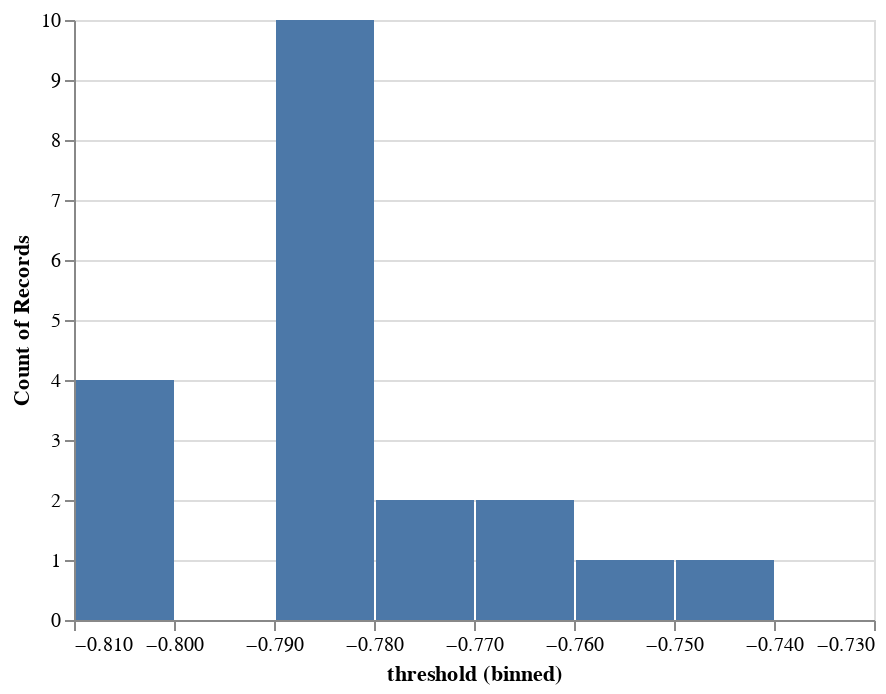
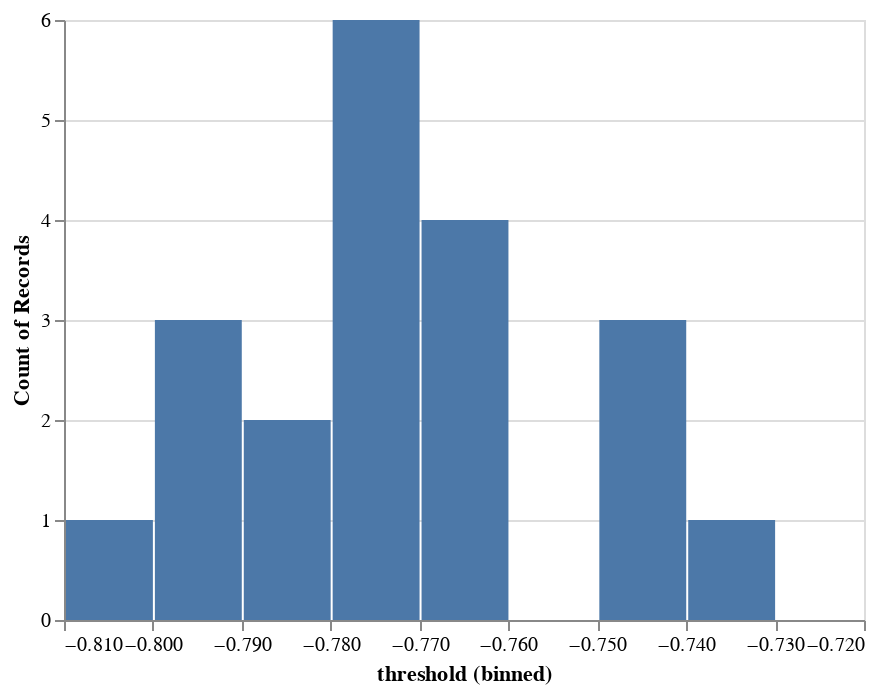
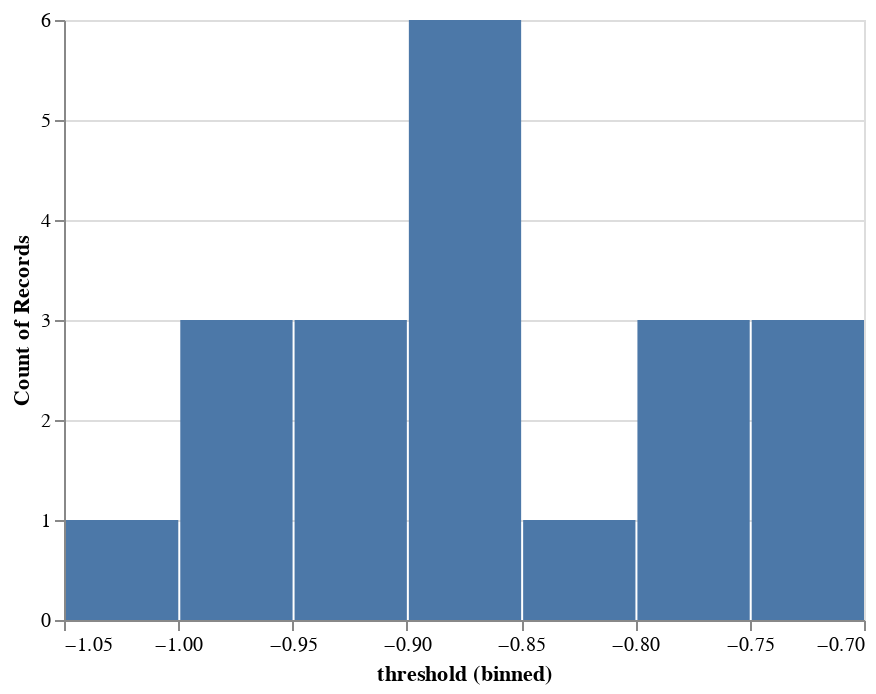
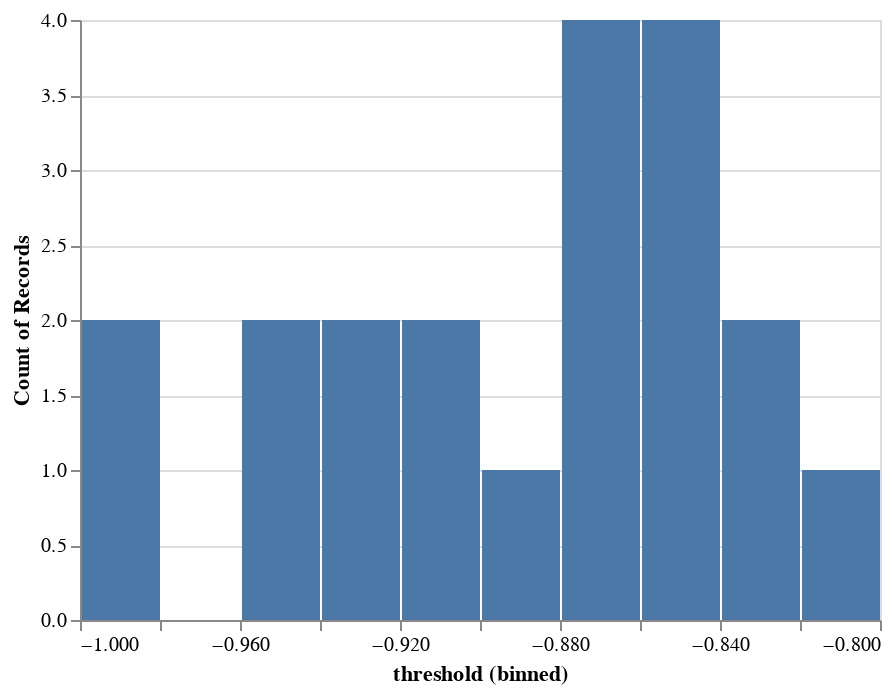

Notebook source saved alongside these figures, in order:
### Code cell
for i in range(0, 4):
    chart = alt.Chart(list_of_all[i]).mark_bar().encode(
        alt.X("threshold", bin=True),
        y='count()',
    )
    chart.display()

### Figure 1 — Vega-Lite specification as saved in the notebook (floating-point values rounded to 4 significant figures)
{"config": {"view": {"continuousWidth": 400, "continuousHeight": 300}}, "data": {"name": "data-693bdee0ddeda235a9610ace64dc76ec"}, "mark": "bar", "encoding": {"x": {"type": "quantitative", "bin": true, "field": "threshold"}, "y": {"type": "quantitative", "aggregate": "count"}}, "$schema": "https://vega.github.io/schema/vega-lite/v4.8.1.json", "datasets": {"data-693bdee0ddeda235a9610ace64dc76ec": [{"Unnamed: 0": 3, "method": "PCA", "confusion_matrix": "[[333954  70571]\n [ 23338  31498]]", "matthews_cc": 0.3119, "threshold": -0.7838, "accuracy": 0.7956}, {"Unnamed: 0": 8, "method": "PCA", "confusion_matrix": "[[334512  68610]\n [ 23692  31589]]", "matthews_cc": 0.3162, "threshold": -0.7898, "accuracy": 0.7986}, {"Unnamed: 0": 13, "method": "PCA", "confusion_matrix": "[[334402  69394]\n [ 23332  32233]]", "matthews_cc": 0.3207, "threshold": -0.7838, "accuracy": 0.7981}, {"Unnamed: 0": 18, "method": "PCA", "confusion_matrix": "[[334573  69205]\n [ 23601  31024]]", "matthews_cc": 0.3108, "threshold": -0.7898, "accuracy": 0.7975}, {"Unnamed: 0": 23, "method": "PCA", "confusion_matrix": "[[333632  71982]\n [ 21272  32475]]", "matthews_cc": 0.3273, "threshold": -0.7477, "accuracy": 0.797}, {"Unnamed: 0": 28, "method": "PCA", "confusion_matrix": "[[333810  67784]\n [ 25237  31572]]", "matthews_cc": 0.3095, "threshold": -0.8078, "accuracy": 0.7971}, {"Unnamed: 0": 33, "method": "PCA", "confusion_matrix": "[[334495  69330]\n [ 23793  31743]]", "matthews_cc": 0.3147, "threshold": -0.7898, "accuracy": 0.7973}, {"Unnamed: 0": 38, "method": "PCA", "confusion_matrix": "[[334419  69494]\n [ 23014  31476]]", "matthews_cc": 0.3167, "threshold": -0.7838, "accuracy": 0.7982}, {"Unnamed: 0": 43, "method": "PCA", "confusion_matrix": "[[332789  72271]\n [ 23305  30996]]", "matthews_cc": 0.3035, "threshold": -0.7658, "accuracy": 0.7919}, {"Unnamed: 0": 48, "method": "PCA", "confusion_matrix": "[[334554  67922]\n [ 23095  32832]]", "matthews_cc": 0.3306, "threshold": -0.8078, "accuracy": 0.8014}, {"Unnamed: 0": 53, "method": "PCA", "confusion_matrix": "[[334288  71481]\n [ 20881  32711]]", "matthews_cc": 0.3329, "threshold": -0.7598, "accuracy": 0.7989}, {"Unnamed: 0": 58, "method": "PCA", "confusion_matrix": "[[334116  67637]\n [ 26049  30601]]", "matthews_cc": 0.2982, "threshold": -0.8078, "accuracy": 0.7956}, {"Unnamed: 0": 63, "method": "PCA", "confusion_matrix": "[[332386  71251]\n [ 24498  31226]]", "matthews_cc": 0.301, "threshold": -0.7898, "accuracy": 0.7916}, {"Unnamed: 0": 68, "method": "PCA", "confusion_matrix": "[[335987  67907]\n [ 22457  32052]]", "matthews_cc": 0.3291, "threshold": -0.7838, "accuracy": 0.8029}, {"Unnamed: 0": 73, "method": "PCA", "confusion_matrix": "[[331855  73343]\n [ 22414  31749]]", "matthews_cc": 0.3111, "threshold": -0.7658, "accuracy": 0.7915}, {"Unnamed: 0": 78, "method": "PCA", "confusion_matrix": "[[336137  66341]\n [ 24362  31563]]", "matthews_cc": 0.3191, "threshold": -0.8078, "accuracy": 0.8021}, {"Unnamed: 0": 83, "method": "PCA", "confusion_matrix": "[[335414  68426]\n [ 22630  32891]]", "matthews_cc": 0.3325, "threshold": -0.7898, "accuracy": 0.8018}, {"Unnamed: 0": 88, "method": "PCA", "confusion_matrix": "[[332179  71316]\n [ 24112  30796]]", "matthews_cc": 0.2998, "threshold": -0.7778, "accuracy": 0.7918}, {"Unnamed: 0": 93, "method": "PCA", "confusion_matrix": "[[333572  69591]\n [ 25102  31096]]", "matthews_cc": 0.3016, "threshold": -0.7898, "accuracy": 0.7939}, {"Unnamed: 0": 98, "method": "PCA", "confusion_matrix": "[[334654  69475]\n [ 21769  32505]]", "matthews_cc": 0.3317, "threshold": -0.7718, "accuracy": 0.801}]}}

### Figure 2 — Vega-Lite specification as saved in the notebook (floating-point values rounded to 4 significant figures)
{"config": {"view": {"continuousWidth": 400, "continuousHeight": 300}}, "data": {"name": "data-0a269ccd8042df1b8bdd036f77449280"}, "mark": "bar", "encoding": {"x": {"type": "quantitative", "bin": true, "field": "threshold"}, "y": {"type": "quantitative", "aggregate": "count"}}, "$schema": "https://vega.github.io/schema/vega-lite/v4.8.1.json", "datasets": {"data-0a269ccd8042df1b8bdd036f77449280": [{"Unnamed: 0": 2, "method": "MDS", "confusion_matrix": "[[322857  81668]\n [ 23687  31149]]", "matthews_cc": 0.2758, "threshold": -0.7658, "accuracy": 0.7706}, {"Unnamed: 0": 7, "method": "MDS", "confusion_matrix": "[[327138  75984]\n [ 23816  31465]]", "matthews_cc": 0.2927, "threshold": -0.7898, "accuracy": 0.7823}, {"Unnamed: 0": 12, "method": "MDS", "confusion_matrix": "[[323830  79966]\n [ 23950  31615]]", "matthews_cc": 0.2821, "threshold": -0.7658, "accuracy": 0.7738}, {"Unnamed: 0": 17, "method": "MDS", "confusion_matrix": "[[326378  77400]\n [ 23538  31087]]", "matthews_cc": 0.2877, "threshold": -0.7838, "accuracy": 0.7798}, {"Unnamed: 0": 22, "method": "MDS", "confusion_matrix": "[[321578  84036]\n [ 21704  32043]]", "matthews_cc": 0.2877, "threshold": -0.7357, "accuracy": 0.7698}, {"Unnamed: 0": 27, "method": "MDS", "confusion_matrix": "[[326187  75407]\n [ 25534  31275]]", "matthews_cc": 0.2829, "threshold": -0.7958, "accuracy": 0.7798}, {"Unnamed: 0": 32, "method": "MDS", "confusion_matrix": "[[325739  78086]\n [ 24221  31315]]", "matthews_cc": 0.2836, "threshold": -0.7778, "accuracy": 0.7773}, {"Unnamed: 0": 37, "method": "MDS", "confusion_matrix": "[[324627  79286]\n [ 23306  31184]]", "matthews_cc": 0.2845, "threshold": -0.7778, "accuracy": 0.7762}, {"Unnamed: 0": 42, "method": "MDS", "confusion_matrix": "[[322373  82687]\n [ 23695  30606]]", "matthews_cc": 0.2693, "threshold": -0.7477, "accuracy": 0.7684}, {"Unnamed: 0": 47, "method": "MDS", "confusion_matrix": "[[327719  74757]\n [ 23402  32525]]", "matthews_cc": 0.306, "threshold": -0.7958, "accuracy": 0.7859}, {"Unnamed: 0": 52, "method": "MDS", "confusion_matrix": "[[321745  84024]\n [ 21271  32321]]", "matthews_cc": 0.2923, "threshold": -0.7417, "accuracy": 0.7708}, {"Unnamed: 0": 57, "method": "MDS", "confusion_matrix": "[[327462  74291]\n [ 25883  30767]]", "matthews_cc": 0.2805, "threshold": -0.7958, "accuracy": 0.7815}, {"Unnamed: 0": 62, "method": "MDS", "confusion_matrix": "[[324136  79501]\n [ 24800  30924]]", "matthews_cc": 0.2735, "threshold": -0.7718, "accuracy": 0.7729}, {"Unnamed: 0": 67, "method": "MDS", "confusion_matrix": "[[325325  78569]\n [ 22707  31802]]", "matthews_cc": 0.2944, "threshold": -0.7778, "accuracy": 0.7791}, {"Unnamed: 0": 72, "method": "MDS", "confusion_matrix": "[[323055  82143]\n [ 22715  31448]]", "matthews_cc": 0.2825, "threshold": -0.7477, "accuracy": 0.7717}, {"Unnamed: 0": 77, "method": "MDS", "confusion_matrix": "[[326718  75760]\n [ 24514  31411]]", "matthews_cc": 0.2888, "threshold": -0.8018, "accuracy": 0.7813}, {"Unnamed: 0": 82, "method": "MDS", "confusion_matrix": "[[327036  76804]\n [ 23069  32452]]", "matthews_cc": 0.3019, "threshold": -0.7718, "accuracy": 0.7826}, {"Unnamed: 0": 87, "method": "MDS", "confusion_matrix": "[[321471  82024]\n [ 24377  30531]]", "matthews_cc": 0.2661, "threshold": -0.7658, "accuracy": 0.7679}, {"Unnamed: 0": 92, "method": "MDS", "confusion_matrix": "[[324298  78865]\n [ 25824  30374]]", "matthews_cc": 0.2654, "threshold": -0.7718, "accuracy": 0.7721}, {"Unnamed: 0": 97, "method": "MDS", "confusion_matrix": "[[324725  79404]\n [ 21553  32721]]", "matthews_cc": 0.3055, "threshold": -0.7658, "accuracy": 0.7798}]}}

### Figure 3 — Vega-Lite specification as saved in the notebook (floating-point values rounded to 4 significant figures)
{"config": {"view": {"continuousWidth": 400, "continuousHeight": 300}}, "data": {"name": "data-8df0fa13bbc2557e535b8c691e499b42"}, "mark": "bar", "encoding": {"x": {"type": "quantitative", "bin": true, "field": "threshold"}, "y": {"type": "quantitative", "aggregate": "count"}}, "$schema": "https://vega.github.io/schema/vega-lite/v4.8.1.json", "datasets": {"data-8df0fa13bbc2557e535b8c691e499b42": [{"Unnamed: 0": 0, "method": "t-SNE", "confusion_matrix": "[[338020  66505]\n [ 26138  28698]]", "matthews_cc": 0.2871, "threshold": -0.9279, "accuracy": 0.7983}, {"Unnamed: 0": 5, "method": "t-SNE", "confusion_matrix": "[[329125  73997]\n [ 23695  31586]]", "matthews_cc": 0.3, "threshold": -0.7958, "accuracy": 0.7869}, {"Unnamed: 0": 10, "method": "t-SNE", "confusion_matrix": "[[329065  74731]\n [ 23484  32081]]", "matthews_cc": 0.3028, "threshold": -0.8078, "accuracy": 0.7862}, {"Unnamed: 0": 15, "method": "t-SNE", "confusion_matrix": "[[339096  64682]\n [ 25112  29513]]", "matthews_cc": 0.3048, "threshold": -0.9159, "accuracy": 0.8041}, {"Unnamed: 0": 20, "method": "t-SNE", "confusion_matrix": "[[336382  69232]\n [ 22791  30956]]", "matthews_cc": 0.3154, "threshold": -0.8979, "accuracy": 0.7997}, {"Unnamed: 0": 25, "method": "t-SNE", "confusion_matrix": "[[335722  65872]\n [ 25821  30988]]", "matthews_cc": 0.3079, "threshold": -0.8739, "accuracy": 0.8}, {"Unnamed: 0": 30, "method": "t-SNE", "confusion_matrix": "[[337085  66740]\n [ 25282  30254]]", "matthews_cc": 0.3031, "threshold": -0.8919, "accuracy": 0.7997}, {"Unnamed: 0": 35, "method": "t-SNE", "confusion_matrix": "[[344228  59685]\n [ 25687  28803]]", "matthews_cc": 0.3123, "threshold": -0.964, "accuracy": 0.8138}, {"Unnamed: 0": 40, "method": "t-SNE", "confusion_matrix": "[[322793  82267]\n [ 22648  31653]]", "matthews_cc": 0.284, "threshold": -0.7177, "accuracy": 0.7716}, {"Unnamed: 0": 45, "method": "t-SNE", "confusion_matrix": "[[339092  63384]\n [ 24264  31663]]", "matthews_cc": 0.3299, "threshold": -0.8679, "accuracy": 0.8088}, {"Unnamed: 0": 50, "method": "t-SNE", "confusion_matrix": "[[334709  71060]\n [ 22302  31290]]", "matthews_cc": 0.3153, "threshold": -0.7718, "accuracy": 0.7968}, {"Unnamed: 0": 55, "method": "t-SNE", "confusion_matrix": "[[343420  58333]\n [ 27158  29492]]", "matthews_cc": 0.3139, "threshold": -0.994, "accuracy": 0.8135}, {"Unnamed: 0": 60, "method": "t-SNE", "confusion_matrix": "[[336503  67134]\n [ 25985  29739]]", "matthews_cc": 0.294, "threshold": -0.8919, "accuracy": 0.7973}, {"Unnamed: 0": 65, "method": "t-SNE", "confusion_matrix": "[[326707  77187]\n [ 21791  32718]]", "matthews_cc": 0.3102, "threshold": -0.7417, "accuracy": 0.7841}, {"Unnamed: 0": 70, "method": "t-SNE", "confusion_matrix": "[[334937  70261]\n [ 25245  28918]]", "matthews_cc": 0.2826, "threshold": -0.7538, "accuracy": 0.7921}, {"Unnamed: 0": 75, "method": "t-SNE", "confusion_matrix": "[[346828  55650]\n [ 25829  30096]]", "matthews_cc": 0.3356, "threshold": -1.006, "accuracy": 0.8223}, {"Unnamed: 0": 80, "method": "t-SNE", "confusion_matrix": "[[347974  55866]\n [ 25890  29631]]", "matthews_cc": 0.3311, "threshold": -1.0, "accuracy": 0.822}, {"Unnamed: 0": 85, "method": "t-SNE", "confusion_matrix": "[[315871  87624]\n [ 23473  31435]]", "matthews_cc": 0.2631, "threshold": -0.7357, "accuracy": 0.7576}, {"Unnamed: 0": 90, "method": "t-SNE", "confusion_matrix": "[[337830  65333]\n [ 26292  29906]]", "matthews_cc": 0.2992, "threshold": -0.8739, "accuracy": 0.8005}, {"Unnamed: 0": 95, "method": "t-SNE", "confusion_matrix": "[[338043  66086]\n [ 22861  31413]]", "matthews_cc": 0.3279, "threshold": -0.9399, "accuracy": 0.806}]}}

### Figure 4 — Vega-Lite specification as saved in the notebook (floating-point values rounded to 4 significant figures)
{"config": {"view": {"continuousWidth": 400, "continuousHeight": 300}}, "data": {"name": "data-240deb62e5507bdd2ee0e35e59f0068b"}, "mark": "bar", "encoding": {"x": {"type": "quantitative", "bin": true, "field": "threshold"}, "y": {"type": "quantitative", "aggregate": "count"}}, "$schema": "https://vega.github.io/schema/vega-lite/v4.8.1.json", "datasets": {"data-240deb62e5507bdd2ee0e35e59f0068b": [{"Unnamed: 0": 1, "method": "UMAP", "confusion_matrix": "[[323318  81207]\n [ 20016  34820]]", "matthews_cc": 0.324, "threshold": -0.958, "accuracy": 0.7796}, {"Unnamed: 0": 6, "method": "UMAP", "confusion_matrix": "[[331365  71757]\n [ 23078  32203]]", "matthews_cc": 0.3146, "threshold": -0.9159, "accuracy": 0.7931}, {"Unnamed: 0": 11, "method": "UMAP", "confusion_matrix": "[[333073  70723]\n [ 22866  32699]]", "matthews_cc": 0.3227, "threshold": -0.8258, "accuracy": 0.7963}, {"Unnamed: 0": 16, "method": "UMAP", "confusion_matrix": "[[330518  73260]\n [ 23142  31483]]", "matthews_cc": 0.3047, "threshold": -0.8739, "accuracy": 0.7897}, {"Unnamed: 0": 21, "method": "UMAP", "confusion_matrix": "[[334394  71220]\n [ 21959  31788]]", "matthews_cc": 0.3205, "threshold": -0.8739, "accuracy": 0.7972}, {"Unnamed: 0": 26, "method": "UMAP", "confusion_matrix": "[[327100  74494]\n [ 23149  33660]]", "matthews_cc": 0.3159, "threshold": -0.8438, "accuracy": 0.787}, {"Unnamed: 0": 31, "method": "UMAP", "confusion_matrix": "[[332816  71009]\n [ 23121  32415]]", "matthews_cc": 0.3183, "threshold": -0.8559, "accuracy": 0.7951}, {"Unnamed: 0": 36, "method": "UMAP", "confusion_matrix": "[[330208  73705]\n [ 22768  31722]]", "matthews_cc": 0.3074, "threshold": -0.982, "accuracy": 0.7895}, {"Unnamed: 0": 41, "method": "UMAP", "confusion_matrix": "[[331968  73092]\n [ 23992  30309]]", "matthews_cc": 0.292, "threshold": -0.8919, "accuracy": 0.7887}, {"Unnamed: 0": 46, "method": "UMAP", "confusion_matrix": "[[326754  75722]\n [ 21087  34840]]", "matthews_cc": 0.3327, "threshold": -0.9459, "accuracy": 0.7888}, {"Unnamed: 0": 51, "method": "UMAP", "confusion_matrix": "[[334061  71708]\n [ 21425  32167]]", "matthews_cc": 0.325, "threshold": -0.8679, "accuracy": 0.7973}, {"Unnamed: 0": 56, "method": "UMAP", "confusion_matrix": "[[316008  85745]\n [ 21084  35566]]", "matthews_cc": 0.3091, "threshold": -0.982, "accuracy": 0.767}, {"Unnamed: 0": 61, "method": "UMAP", "confusion_matrix": "[[329532  74105]\n [ 23383  32341]]", "matthews_cc": 0.307, "threshold": -0.9159, "accuracy": 0.7878}, {"Unnamed: 0": 66, "method": "UMAP", "confusion_matrix": "[[333543  70351]\n [ 22576  31933]]", "matthews_cc": 0.32, "threshold": -0.8078, "accuracy": 0.7973}, {"Unnamed: 0": 71, "method": "UMAP", "confusion_matrix": "[[329485  75713]\n [ 22432  31731]]", "matthews_cc": 0.304, "threshold": -0.8559, "accuracy": 0.7863}, {"Unnamed: 0": 76, "method": "UMAP", "confusion_matrix": "[[332649  69829]\n [ 23008  32917]]", "matthews_cc": 0.3258, "threshold": -0.9339, "accuracy": 0.7975}, {"Unnamed: 0": 81, "method": "UMAP", "confusion_matrix": "[[319706  84134]\n [ 19318  36203]]", "matthews_cc": 0.329, "threshold": -0.9279, "accuracy": 0.7748}, {"Unnamed: 0": 86, "method": "UMAP", "confusion_matrix": "[[326331  77164]\n [ 23678  31230]]", "matthews_cc": 0.2885, "threshold": -0.8559, "accuracy": 0.78}, {"Unnamed: 0": 91, "method": "UMAP", "confusion_matrix": "[[323236  79927]\n [ 21925  34273]]", "matthews_cc": 0.3121, "threshold": -0.8679, "accuracy": 0.7783}, {"Unnamed: 0": 96, "method": "UMAP", "confusion_matrix": "[[329315  74814]\n [ 21248  33026]]", "matthews_cc": 0.3225, "threshold": -0.8318, "accuracy": 0.7904}]}}
